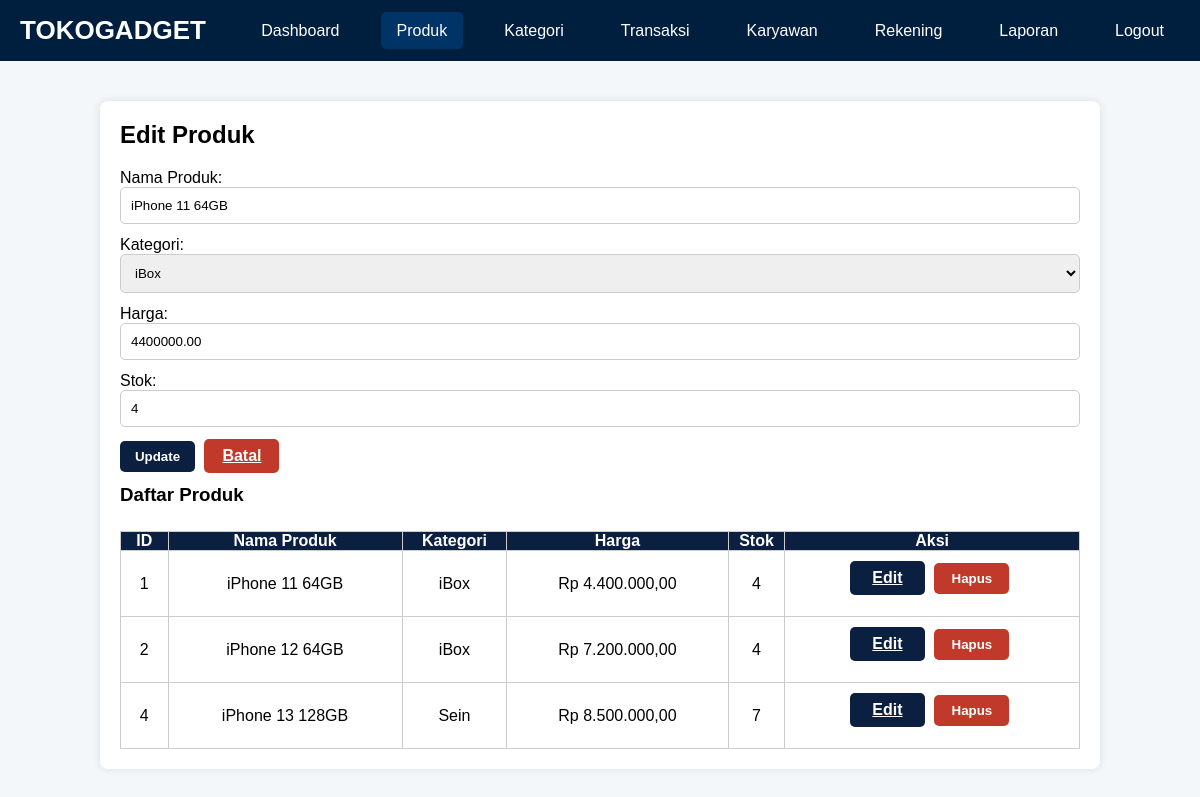
The page /TB_basdat/admin/produk.php?edit=1 (signed in) on the database its author committed.
### tables this page shows
CREATE TABLE `produk` (
  `id_produk` int(11) NOT NULL,
  `nama_produk` varchar(100) NOT NULL,
  `id_kategori` int(11) DEFAULT NULL,
  `harga` decimal(15,2) DEFAULT NULL,
  `stok` int(11) DEFAULT 0
);

CREATE TABLE `kategori_produk` (
  `id_kategori` int(11) NOT NULL,
  `nama_kategori` varchar(50) NOT NULL,
  `durasi_garansi` varchar(50) DEFAULT NULL
);

### TB_basdat/admin/produk.php (the view, shortened to what this page needs)
<?php
require_once '../config/database.php';
include 'navbar.php';
$edit_data = null;
if (isset($_GET['edit'])) {
    $stmt = $pdo->prepare("SELECT * FROM produk WHERE id_produk = ?");
    $stmt->execute([$_GET['edit']]);
    $edit_data = $stmt->fetch();
}
$produk_result = $pdo->query("
    SELECT p.*, k.nama_kategori
    FROM produk p
    LEFT JOIN kategori_produk k ON p.id_kategori = k.id_kategori
")->fetchAll();
$kategori_result = $pdo->query("SELECT * FROM kategori_produk")->fetchAll();
?>
<!DOCTYPE html>
<html>
<head>
</head>
<body>
<div class="container">
    <h2 style="margin-bottom: 20px;"><?= $edit_data ? 'Edit Produk' : 'Tambah Produk'; ?></h2>
    <form method="POST">
        <label>Nama Produk:</label>
        <input type="text" name="nama_produk" required value="<?= htmlspecialchars($edit_data['nama_produk'] ?? '') ?>">
        <label>Kategori:</label>
        <select name="id_kategori" required>
            <?php foreach ($kategori_result as $kat): ?>
                <option value="<?= $kat['id_kategori'] ?>" <?= ($edit_data && $edit_data['id_kategori'] == $kat['id_kategori']) ? 'selected' : '' ?>>
                    <?= htmlspecialchars($kat['nama_kategori']) ?>
                </option>
            <?php endforeach; ?>
        </select>
        <label>Harga:</label>
        <input type="number" name="harga" step="0.01" required value="<?= htmlspecialchars($edit_data['harga'] ?? '') ?>">
        <label>Stok:</label>
        <input type="number" name="stok" required value="<?= htmlspecialchars($edit_data['stok'] ?? 0) ?>">
        <button type="submit" class="btn btn-primary"><?= $edit_data ? 'Update' : 'Tambah' ?></button>
        <?php if ($edit_data): ?>
            <a href="produk.php" class="btn btn-danger">Batal</a>
        <?php endif; ?>
    </form>
    <h3>Daftar Produk</h3>
    <table>
        <tr style="background-color: #eee;">
            <th>ID</th>
            <th>Nama Produk</th>
            <th>Kategori</th>
            <th>Harga</th>
            <th>Stok</th>
            <th>Aksi</th>
        </tr>
        <?php foreach ($produk_result as $row): ?>
        <tr>
            <td><?= $row['id_produk']; ?></td>
            <td><?= htmlspecialchars($row['nama_produk']) ?></td>
            <td><?= htmlspecialchars($row['nama_kategori']) ?></td>
            <td>Rp <?= number_format($row['harga'], 2, ',', '.') ?></td>
            <td><?= $row['stok']; ?></td>
            <td>
                <a href="produk.php?edit=<?= $row['id_produk']; ?>" class="btn btn-primary">Edit</a>
                <form method="POST" class="inline" onsubmit="return confirm('Yakin ingin menghapus produk ini?')">
                    <button type="submit" class="btn btn-danger">Hapus</button>
                </form>
            </td>
        </tr>
        <?php endforeach; ?>
    </table>
</div>
</body>
</html>

### TB_basdat/admin/produk.php (style rules this page uses)
* { margin: 0; padding: 0; box-sizing: border-box; }
body { font-family: Arial, sans-serif; background: #f4f7fa; }
.container { max-width: 1000px; margin: 40px auto; padding: 20px; background: white; box-shadow: 0 0 8px rgba(0,0,0,0.1); border-radius: 8px; }
input, select, button { width: 100%; padding: 10px; margin-bottom: 12px; border: 1px solid #ccc; border-radius: 5px; }
.btn { padding: 8px 12px; border-radius: 5px; font-weight: bold; cursor: pointer; text-align: center; display: inline-block; border: none; margin-right: 5px; width: 75px; }
.btn-primary { background-color: #0b1f40; color: white; }
.btn-danger { background-color: #c0392b; color: white; }
table { width: 100%; border-collapse: collapse; margin-top: 25px; }
table, th, td { border: 1px solid #ccc; }
th { background-color: #0b1f40; color: white; text-align: center; }
td { padding: 10px; text-align: center; }
.inline { display: inline-block; }

### rows shown on the page
produk: nama_produk "iPhone 11 64GB", id_kategori "iBox", harga "4400000.00", stok "4", id_produk "1", id_kategori.nama_kategori "iBox", harga "4.400.000,00"
produk: id_produk "2", nama_produk "iPhone 12 64GB", id_kategori.nama_kategori "iBox", harga "7.200.000,00", stok "4"
produk: id_produk "4", nama_produk "iPhone 13 128GB", id_kategori.nama_kategori "Sein", harga "8.500.000,00", stok "7"
